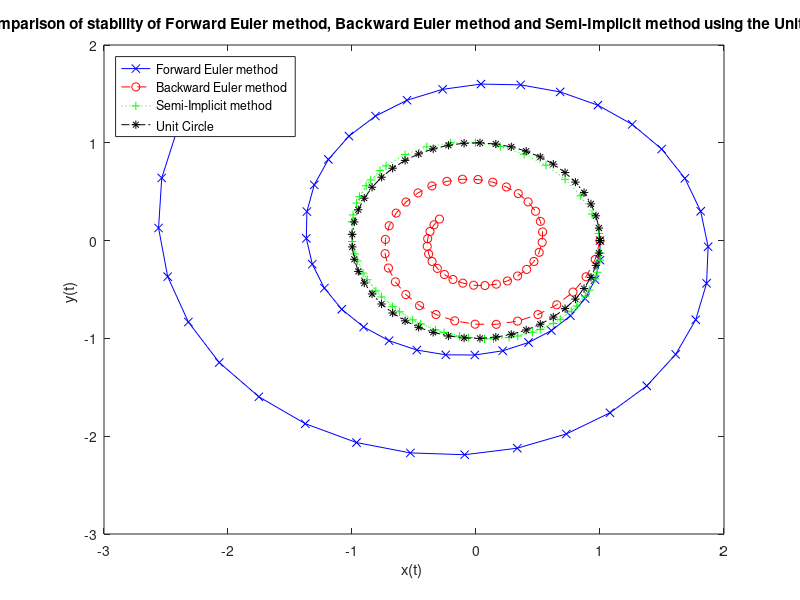
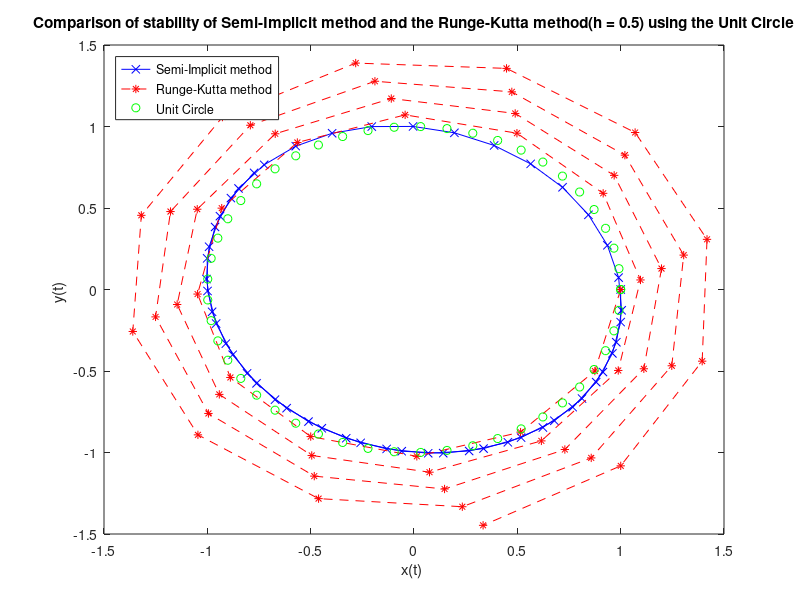
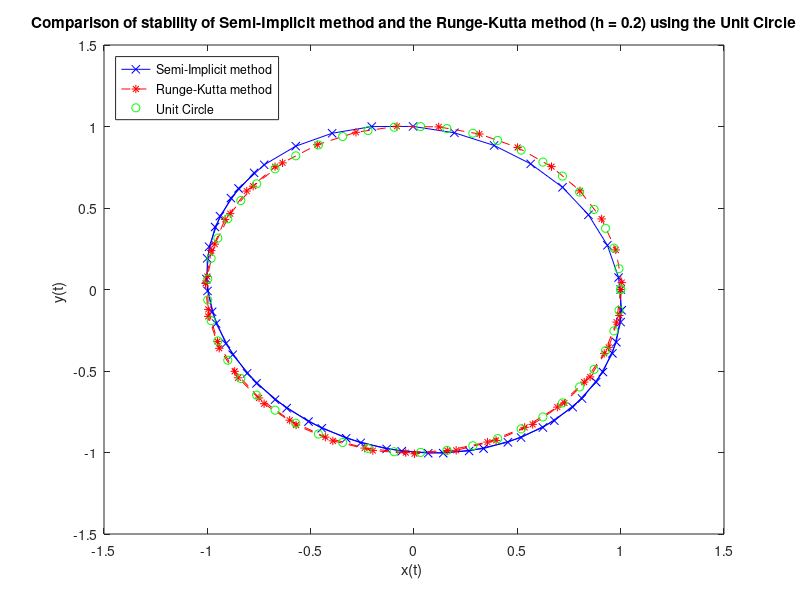
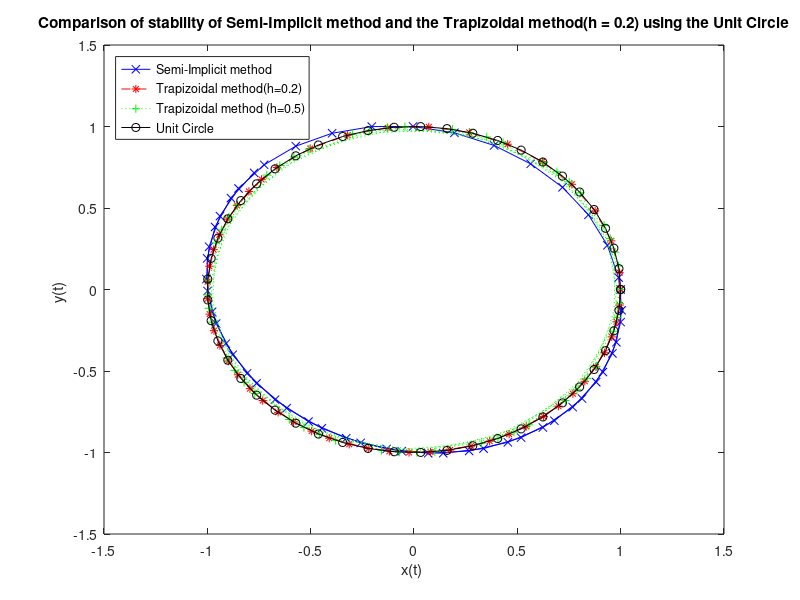

Here is the MATLAB script that generated these plots, in order:
%Decipline ESE
%ID 6897506
%Name: Saad Bin Abdul Mannan

clear all
close all
clc

x(1) = 1;
y(1) = 0;

xFE(1) = 1; %Intial value of x(t)=x(0)=1 for Forward Euler method
yFe(1) = 0;		%Intial value of y(t)=y(0)=0 for Forward Euler method

xB(1) = xFE(1); %Intial value of x(t) for Backward Euler method
yB(1) = yFe(1); %Intial value of y(t) for Backward Euler method

xSI(1) = xFE(1); %Intial value of x(t) for Semi-Implicit method
ySI(1) = yFe(1); %Intial value of y(t) for Semi-Implicit method

xRK1(1) = xFE(1); %Intial value of x(t) for Runge-Kutta method resp
yRK1(1) = yFe(1);   %Intial value of y(t) for Runge-Kutta method resp

xRK2(1) = xFE(1); %Intial value of x(t) for Runge-Kutta method resp
yRK2(1) = yFe(1);	%Intial value of y(t) for Runge-Kutta method resp

xTR(1) = xFE(1); %Intial value of x(t) for Trapizoidal method
yTR(1) = yFe(1); %Intial value of y(t) for Trapizoidal method

xTR2(1) = xFE(1); %Intial value of x(t) for Trapizoidal method
yTR2(1) = yFe(1); %Intial value of y(t) for Trapizoidal method

h1 = 0.2;		%step size 1
h2 = 0.5;		%STEP SIZE 2

for i=1:51

    %Fwd Euler method
    xFE(i+1) = xFE(i) + h1 * yFe(i);
    yFe(i+1) = yFe(i) - h1 * xFE(i);

    %Bwd Euler method
    xB(i+1) = (1/(1+h1^2)) * xB(i) + (h1/(1+h1^2)) * yB(i);
    yB(i+1) = (1/(1+h1^2)) * yB(i) - (h1/(1+h1^2)) * xB(i);


    %Semi-Implicit method h=0.2
    xSI(i+1) = xSI(i) + h1 * ySI(i);
    ySI(i+1) = (1-h1^2)*ySI(i) - h1 * xSI(i);
    
    %Trapizoidal method h=0.2
    xTR(i+1)=((1-0.25*h1^2)*xTR(i)+h1*yTR(i))/((1+0.25*h1^2));
    yTR(i+1)=((4-h1^2)*yTR(i)-4*h1*xTR(i))/(4+h1^2);
    
    %Trapizoidal method h=0.5
    xTR2(i+1)=((1-0.25*h2^2)*xTR2(i)+h2*yTR2(i))/((1+0.25*h2^2));
    yTR2(i+1)=((4-h2^2)*yTR2(i)-4*h2*xTR2(i))/(4+h2^2);


    %Runge-Kutta method with h = 0.2
    xK1_1 = yRK1(i);			% Approximate for x gives approx for derivative
    yK1_1 = -xRK1(i);		% Approximate for y gives approx for derivative
    xK2_1 = yRK1(i) + 0.5 * h1 * yK1_1; 		% Approximate derivative at intermediate value
    yK2_1 = -(xRK1(i) + 0.5 * h1 * xK1_1);	% Approximate derivative at intermediate value
    xRK1(i+1) = xRK1(i) + h1 * xK2_1;		% Approximate solution at next value of x
    yRK1(i+1) = yRK1(i) + h1 * yK2_1;		% Approximate solution at next value of y

    %Runge-Kutta method with h = 0.5
    xK1_2 = yRK2(i);			% Approximate for x gives approx for derivative
    yK1_2 = -xRK2(i);		% Approximate for y gives approx for derivative
    xK2_2 = yRK2(i) + 0.5 * h2 * yK1_2; 		% Approximate derivative at intermediate value
    yK2_2 = -(xRK2(i) + 0.5 * h2 * xK1_2);	% Approximate derivative at intermediate value

    xRK2(i+1) = xRK2(i) + h2 * xK2_2;		% Approximate solution at next value of x
    yRK2(i+1) = yRK2(i) + h2 * yK2_2;		% Approximate solution at next value of y

end

%Unit Circle 
theta = linspace(0,2*pi,50);
xCir = cos(theta);
yCir = sin(theta);



%Plot 1 with Forward Euler method, Backward Euler method and the Semi-Implicit method along with a Unit Circle

figure(1);
plot(xFE, yFe, 'b-x', xB, yB, 'r--o', xSI, ySI, 'g:+', xCir, yCir, 'k-.*')
title('Comparison of stability of Forward Euler method, Backward Euler method and Semi-Implicit method using the Unit Circle');
xlabel('x(t) ');
ylabel('y(t) ');
legend('Forward Euler method','Backward Euler method','Semi-Implicit method','Unit Circle','Location','Northwest')

%Plot 2 with the Semi-Implicit method and the Runge-Kutta method(with h = 0.5) along with a Unit Circle

figure(2);
plot(xSI, ySI, 'b-x', xRK2, yRK2, 'r--*', xCir, yCir, 'go')
title('Comparison of stability of Semi-Implicit method and the Runge-Kutta method(h = 0.5) using the Unit Circle');
xlabel('x(t) ');
ylabel('y(t) ');
legend('Semi-Implicit method','Runge-Kutta method','Unit Circle','Location','Northwest')

%Plot 3 with the Semi-Implicit method and the Runge-Kutta method(with h = 0.5) along with a Unit Circle

figure(3);
plot(xSI, ySI, 'b-x', xRK1, yRK1, 'r--*', xCir, yCir, 'go')
title('Comparison of stability of Semi-Implicit method and the Runge-Kutta method (h = 0.2) using the Unit Circle');
xlabel('x(t) ');
ylabel('y(t) ');
legend('Semi-Implicit method','Runge-Kutta method','Unit Circle','Location','Northwest')

figure(4);
plot(xSI, ySI, 'b-x', xTR, yTR, 'r--*',xTR2, yTR2, 'g:+', xCir, yCir, 'k-o')
title('Comparison of stability of Semi-Implicit method and the Trapizoidal method(h = 0.2) using the Unit Circle');
xlabel('x(t) ');
ylabel('y(t) ');
legend('Semi-Implicit method','Trapizoidal method(h=0.2)','Trapizoidal method (h=0.5)','Unit Circle','Location','Northwest')
